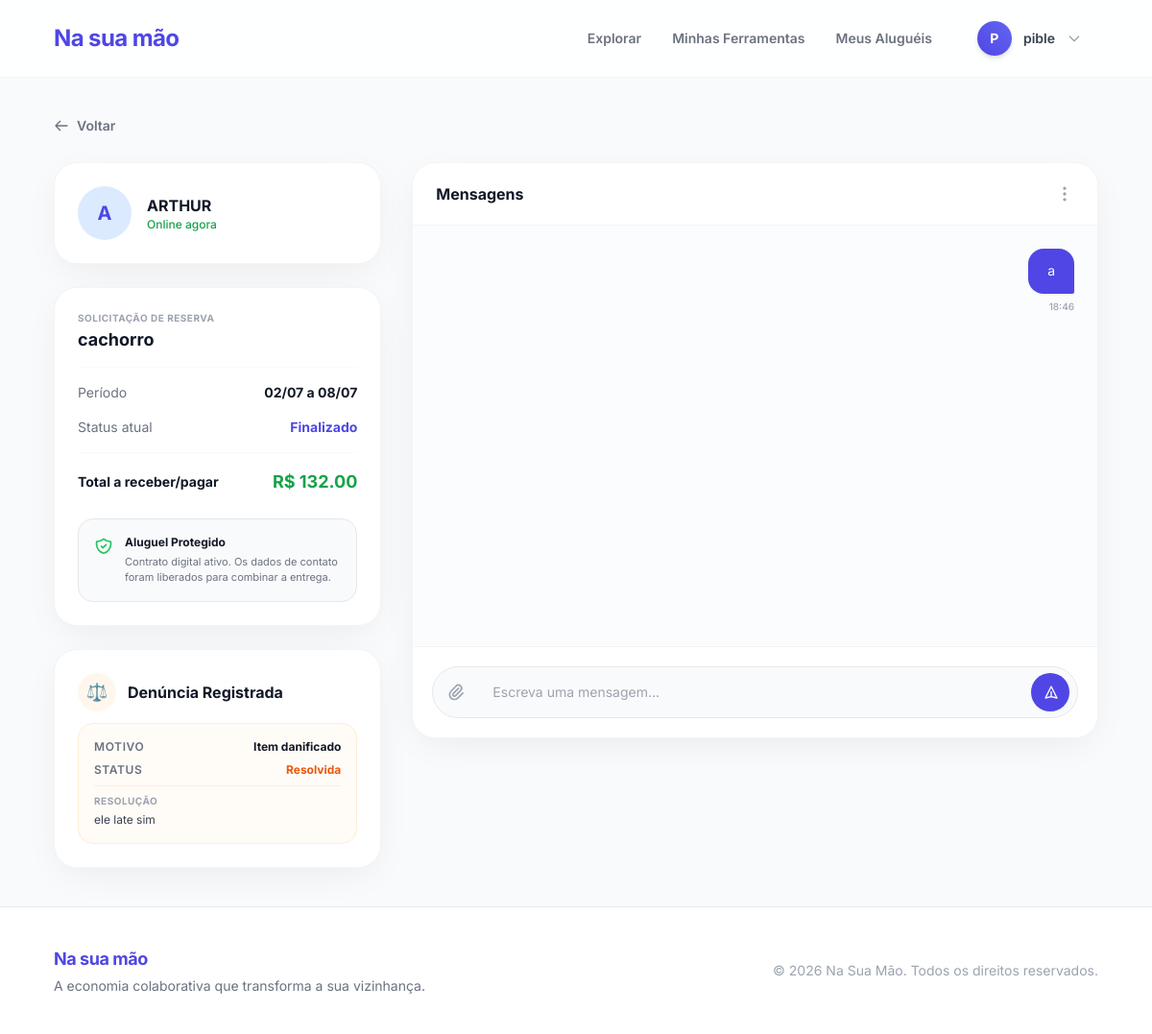
/reservas/1 (signed in), run on the app's committed database.
### models/models.py (models this page shows)
class Usuario(Base):
    __tablename__ = "usuarios"
    id_usuario = Column(Integer, primary_key=True, index=True)
    nome = Column(String(100), nullable=False)
    email = Column(String(100), unique=True, index=True, nullable=False)
    senha = Column(String(255), nullable=False)
    cpf = Column(String(14), unique=True, nullable=False)
    cep = Column(String(9), nullable=True)
    telefone = Column(String(15), nullable=True)
    reputacao_acumulada = Column(Numeric(3, 1), default=0.0)
    tipo_perfil = Column(SAEnum(TipoPerfil), default=TipoPerfil.AMBOS)
    data_cadastro = Column(DateTime(timezone=True), server_default=func.now())
    latitude = Column(Float, nullable=True)
    longitude = Column(Float, nullable=True)
    data_nascimento = Column(Date, nullable=False)
    bairro = Column(String(100), nullable=True)
    endereco = Column(String(255), nullable=True)
    foto = Column(String(255), nullable=True)
    total_alugueis = Column(Integer, default=0)
    status_conta = Column(String(20), default="ativo")
    is_admin = Column(Boolean, default=False)
    ferramentas = relationship("Ferramenta", back_populates="locador")
    reservas_como_locatario = relationship("Reserva", back_populates="locatario", foreign_keys="Reserva.id_locatario")

class Ferramenta(Base):
    __tablename__ = "ferramentas"
    id_ferramenta = Column(Integer, primary_key=True, index=True)
    id_locador = Column(Integer, ForeignKey("usuarios.id_usuario"), nullable=False)
    id_categoria = Column(Integer, ForeignKey("categorias.id_categoria"), nullable=False)
    titulo = Column(String(100), nullable=False)
    descricao = Column(Text, nullable=False)
    voltagem = Column(SAEnum(Voltagem), default=Voltagem.MANUAL)
    estado_conservacao = Column(SAEnum(EstadoConservacao), default=EstadoConservacao.BOM)
    preco_diaria = Column(Numeric(10, 2), nullable=False)
    status_ferramenta = Column(SAEnum(StatusFerramenta), default=StatusFerramenta.DISPONIVEL)
    foto1 = Column(String(255), nullable=True)
    foto2 = Column(String(255), nullable=True)
    foto3 = Column(String(255), nullable=True)
    foto4 = Column(String(255), nullable=True)
    foto5 = Column(String(255), nullable=True)
    locador = relationship("Usuario", back_populates="ferramentas")
    categoria = relationship("Categoria", back_populates="ferramentas")
    reservas = relationship("Reserva", back_populates="ferramenta")

class Reserva(Base):
    __tablename__ = "reservas"
    id_reserva = Column(Integer, primary_key=True, index=True)
    id_locatario = Column(Integer, ForeignKey("usuarios.id_usuario"), nullable=False)
    id_ferramenta = Column(Integer, ForeignKey("ferramentas.id_ferramenta"), nullable=False)
    data_prevista_inicio = Column(Date, nullable=False)
    data_prevista_fim = Column(Date, nullable=False)
    valor_total_calculado = Column(Numeric(10, 2), nullable=False)
    status_reserva = Column(SAEnum(StatusReserva), default=StatusReserva.AGUARDANDO)
    data_solicitacao = Column(DateTime(timezone=True), server_default=func.now())
    motivo_cancelamento = Column(Text, nullable=True)
    locatario = relationship("Usuario", back_populates="reservas_como_locatario")
    ferramenta = relationship("Ferramenta", back_populates="reservas")
    contrato = relationship("Contrato", back_populates="reserva", uselist=False)
    retirada = relationship("Retirada", back_populates="reserva", uselist=False)
    devolucao = relationship("Devolucao", back_populates="reserva", uselist=False)

class Denuncia(Base):
    __tablename__ = "denuncias"
    id_denuncia = Column(Integer, primary_key=True, index=True)
    id_reserva = Column(Integer, ForeignKey("reservas.id_reserva"), nullable=False)
    id_denunciante = Column(Integer, ForeignKey("usuarios.id_usuario"), nullable=False)
    motivo = Column(Text, nullable=False)
    descricao = Column(Text, nullable=False)
    foto_evidencia = Column(String(255), nullable=True)
    status_denuncia = Column(SAEnum(StatusDenuncia), default=StatusDenuncia.PENDENTE)
    resolucao = Column(Text, nullable=True)
    data_abertura = Column(DateTime(timezone=True), server_default=func.now())

class Mensagem(Base):
    __tablename__ = "mensagens"
    id_mensagem = Column(Integer, primary_key=True, index=True)
    id_reserva = Column(Integer, ForeignKey("reservas.id_reserva"), nullable=False)
    id_remetente = Column(Integer, ForeignKey("usuarios.id_usuario"), nullable=False)
    conteudo = Column(Text, nullable=False)
    data_envio = Column(DateTime(timezone=True), server_default=func.now())

### src/controllers/reserva_controller.py (the view)
@router.get("/reservas/{reserva_id}", response_class=HTMLResponse)
async def detalhe_reserva(request: Request, reserva_id: int, db: Session = Depends(get_db), usuario: Usuario = Depends(require_login)):
    reserva = db.query(Reserva).filter(Reserva.id_reserva == reserva_id).first()
    if not reserva:
        return RedirectResponse("/meus-alugueis", status_code=302)
    eh_locador = reserva.ferramenta.id_locador == usuario.id_usuario
    eh_locatario = reserva.id_locatario == usuario.id_usuario
    if not eh_locador and not eh_locatario:
        return RedirectResponse("/meus-alugueis", status_code=302)
    mensagens = db.query(Mensagem).filter(Mensagem.id_reserva == reserva_id).order_by(Mensagem.id_mensagem.asc()).all()
    avaliacao_usuario = db.query(Avaliacao).filter(
        Avaliacao.id_reserva == reserva_id, Avaliacao.id_avaliador == usuario.id_usuario
    ).first()
    denuncia = denuncia_repository.buscar_por_reserva(db, reserva_id)
    return templates.TemplateResponse("reserva_detalhe.html", {
        "request": request, "usuario": usuario, "reserva": reserva,
        "eh_locador": eh_locador, "eh_locatario": eh_locatario,
        "mensagens": mensagens, "avaliacao_usuario": avaliacao_usuario,
        "denuncia": denuncia, "StatusReserva": StatusReserva,
        "erro": None, "sucesso": None
    })

### templates/reserva_detalhe.html (shortened to what this page needs)
{% extends "base.html" %}
{% block content %}
<div class="mb-6">
  <a href="/meus-alugueis" class="inline-flex items-center gap-2 text-sm font-semibold text-gray-500 hover:text-primary-600 transition">
    <svg class="w-4 h-4" fill="none" stroke="currentColor" viewBox="0 0 24 24"><path stroke-linecap="round" stroke-linejoin="round" stroke-width="2" d="M10 19l-7-7m0 0l7-7m-7 7h18"></path></svg>
    Voltar
  </a>
</div>
<div class="grid grid-cols-1 lg:grid-cols-12 gap-8 items-start">
  <div class="lg:col-span-4 space-y-6">
    <div class="bg-white rounded-3xl shadow-soft border border-gray-100 p-6 flex items-center gap-4">
      {% set outra_parte = reserva.locatario if eh_locador else reserva.ferramenta.locador %}
      <div class="w-14 h-14 rounded-full bg-primary-100 text-primary-600 flex items-center justify-center text-xl font-bold flex-shrink-0">
        {{ outra_parte.nome[0].upper() }}
      </div>
      <div>
        <h3 class="font-bold text-gray-900">{{ outra_parte.nome.split()[0] }}</h3>
        <p class="text-xs text-green-600 font-medium">Online agora</p>
      </div>
    </div>
    <div class="bg-white rounded-3xl shadow-soft border border-gray-100 p-6">
      <div class="flex justify-between items-start mb-4 pb-4 border-b border-gray-50">
        <div>
          <p class="text-[10px] text-gray-400 font-bold uppercase tracking-wider mb-1">Solicitação de Reserva</p>
          <h2 class="text-lg font-bold text-gray-900 leading-tight">{{ reserva.ferramenta.titulo }}</h2>
        </div>
      </div>
      <div class="space-y-4 mb-6">
        <div class="flex justify-between items-center text-sm">
          <span class="text-gray-500">Período</span>
          <span class="font-bold text-gray-900">{{ reserva.data_prevista_inicio.strftime('%d/%m') }} a {{ reserva.data_prevista_fim.strftime('%d/%m') }}</span>
        </div>
        <div class="flex justify-between items-center text-sm">
          <span class="text-gray-500">Status atual</span>
          <span class="font-bold text-primary-600">{{ reserva.status_reserva.value }}</span>
        </div>
        <div class="flex justify-between items-center text-sm pt-4 border-t border-gray-50">
          <span class="text-gray-900 font-bold">Total a receber/pagar</span>
          <span class="font-bold text-green-600 text-lg">R$ {{ "%.2f"|format(reserva.valor_total_calculado) }}</span>
        </div>
      </div>
      {% if reserva.contrato %}
      <div class="mt-6 bg-gray-50 rounded-2xl p-4 border border-gray-200 flex gap-3 items-start">
        <div>
          <p class="text-xs font-bold text-gray-900 mb-1">Aluguel Protegido</p>
          <p class="text-[11px] text-gray-500">Contrato digital ativo. Os dados de contato foram liberados para combinar a entrega.</p>
        </div>
      </div>
      {% endif %}
    </div>
    <div class="bg-white rounded-3xl shadow-soft border border-gray-100 p-6">
      {% if denuncia %}
        <div class="flex items-center gap-3 mb-3">
          <div class="w-10 h-10 bg-orange-50 text-orange-600 rounded-full flex items-center justify-center text-lg">⚖️</div>
          <h3 class="font-bold text-gray-900">Denúncia Registrada</h3>
        </div>
        <div class="bg-orange-50/50 border border-orange-100 rounded-2xl p-4 space-y-2">
          <div class="flex justify-between items-center text-xs">
            <span class="text-gray-500 font-semibold uppercase tracking-wider">Motivo</span>
            <span class="font-bold text-gray-900">{{ denuncia.motivo }}</span>
          </div>
          <div class="flex justify-between items-center text-xs">
            <span class="text-gray-500 font-semibold uppercase tracking-wider">Status</span>
            <span class="font-bold text-orange-600">{{ denuncia.status_denuncia.value }}</span>
          </div>
          {% if denuncia.resolucao %}
          <div class="pt-2 mt-2 border-t border-orange-100">
            <p class="text-[10px] text-gray-400 font-bold uppercase tracking-wider mb-1">Resolução</p>
            <p class="text-xs text-gray-700">{{ denuncia.resolucao }}</p>
          </div>
          {% endif %}
        </div>
      {% endif %}
    </div>
  </div>
  <div class="lg:col-span-8">
    <div class="bg-white rounded-3xl shadow-soft border border-gray-100 flex flex-col h-[600px] overflow-hidden relative">
      <div class="absolute inset-0 bg-[#f8fafc] opacity-50 pointer-events-none z-0"></div>
      <div class="px-6 py-5 border-b border-gray-100 bg-white z-10 flex items-center justify-between">
        <h3 class="font-bold text-gray-900">Mensagens</h3>
        <svg class="w-5 h-5 text-gray-400" fill="none" stroke="currentColor" viewBox="0 0 24 24"><path stroke-linecap="round" stroke-linejoin="round" stroke-width="2" d="M12 5v.01M12 12v.01M12 19v.01M12 6a1 1 0 110-2 1 1 0 010 2zm0 7a1 1 0 110-2 1 1 0 010 2zm0 7a1 1 0 110-2 1 1 0 010 2z"></path></svg>
      </div>
      <div class="flex-grow p-6 overflow-y-auto space-y-4 z-10" id="chat-area">
        {% if mensagens %}
          {% for msg in mensagens %}
            <div class="flex flex-col {% if msg.id_remetente == usuario.id_usuario %}items-end{% else %}items-start{% endif %}">
              <div class="max-w-[75%] px-5 py-3 rounded-2xl text-sm leading-relaxed shadow-sm
                {% if msg.id_remetente == usuario.id_usuario %}
                  bg-primary-600 text-white rounded-br-sm
                {% else %}
                  bg-white border border-gray-100 text-gray-800 rounded-bl-sm
                {% endif %}">
                {{ msg.conteudo }}
              </div>
              <p class="text-[10px] text-gray-400 mt-1.5 font-medium">{{ msg.data_envio.strftime('%H:%M') }}</p>
            </div>
          {% endfor %}
        {% endif %}
      </div>
      <div class="p-5 bg-white border-t border-gray-100 z-10">
        <form method="POST" action="/reservas/{{ reserva.id_reserva }}/mensagem" class="flex items-center gap-3 bg-gray-50 rounded-full p-1.5 pr-2 border border-gray-200">
          <button type="button" class="p-2 text-gray-400 hover:text-gray-600 transition-colors">
            <svg class="w-5 h-5" fill="none" stroke="currentColor" viewBox="0 0 24 24"><path stroke-linecap="round" stroke-linejoin="round" stroke-width="2" d="M15.172 7l-6.586 6.586a2 2 0 102.828 2.828l6.414-6.586a4 4 0 00-5.656-5.656l-6.415 6.585a6 6 0 108.486 8.486L20.5 13"></path></svg>
          </button>
          <input type="text" name="conteudo" required placeholder="Escreva uma mensagem..."
                 class="flex-1 bg-transparent border-none text-sm focus:outline-none focus:ring-0 text-gray-800 px-2 placeholder-gray-400">
          <button type="submit" class="bg-primary-600 hover:bg-primary-700 text-white w-10 h-10 rounded-full flex items-center justify-center transition-colors shadow-sm focus:outline-none">
            <svg class="w-4 h-4 ml-0.5" fill="none" stroke="currentColor" viewBox="0 0 24 24"><path stroke-linecap="round" stroke-linejoin="round" stroke-width="2" d="M12 19l9 2-9-18-9 18 9-2zm0 0v-8"></path></svg>
          </button>
        </form>
      </div>
    </div>
  </div>
</div>
{% endblock %}

### templates/base.html (shortened to what this page needs)
<!DOCTYPE html>
<html lang="pt-PT">
<head>
  <script src="https://cdn.tailwindcss.com"></script>
</head>
<body class="bg-[#f8fafc] flex flex-col min-h-screen font-sans text-gray-800 antialiased selection:bg-primary-100 selection:text-primary-700">
<nav class="bg-white/85 backdrop-blur-md border-b border-gray-100 sticky top-0 z-50 transition-all duration-300">
  <div class="max-w-6xl mx-auto px-4 sm:px-6 lg:px-8">
    <div class="flex justify-between items-center h-20">
      <a href="/" class="flex items-center gap-2 text-2xl font-bold text-primary-600 hover:text-primary-700 transition tracking-tight">
        Na sua mão
      </a>
      <div class="hidden md:flex items-center gap-8">
        <a href="/" class="text-sm font-semibold text-gray-500 hover:text-primary-600 transition-colors">Explorar</a>
        {% if usuario %}
          <a href="/minhas-ferramentas" class="text-sm font-semibold text-gray-500 hover:text-primary-600 transition-colors">Minhas Ferramentas</a>
          <a href="/meus-alugueis" class="text-sm font-semibold text-gray-500 hover:text-primary-600 transition-colors">Meus Aluguéis</a>
          <div class="relative group ml-2">
            <button class="flex items-center gap-3 hover:bg-gray-50 p-1.5 pr-4 rounded-full border border-transparent hover:border-gray-200 transition-all cursor-pointer">
              <div class="w-9 h-9 rounded-full bg-gradient-to-tr from-primary-600 to-primary-500 text-white flex items-center justify-center font-bold text-sm shadow-md">
                {{ usuario.nome[0].upper() }}
              </div>
              <span class="text-sm font-semibold text-gray-700">{{ usuario.nome.split()[0] }}</span>
              <svg class="w-4 h-4 text-gray-400" fill="none" stroke="currentColor" viewBox="0 0 24 24"><path stroke-linecap="round" stroke-linejoin="round" stroke-width="2" d="M19 9l-7 7-7-7"></path></svg>
            </button>
          </div>
        {% endif %}
      </div>
    </div>
  </div>
</nav>
<main class="flex-grow max-w-6xl mx-auto w-full px-4 sm:px-6 lg:px-8 py-10">
  {% block content %}{% endblock %}
</main>
<footer class="bg-white border-t border-gray-200 mt-auto py-10">
  <div class="max-w-6xl mx-auto px-4 sm:px-6 lg:px-8 flex flex-col md:flex-row justify-between items-center gap-6">
    <div class="text-center md:text-left">
      <p class="font-bold text-lg text-primary-600 mb-1 tracking-tight">Na sua mão</p>
      <p class="text-gray-500 text-sm">A economia colaborativa que transforma a sua vizinhança.</p>
    </div>
    <div class="text-gray-400 text-sm text-center md:text-right">
      <p>© 2026 Na Sua Mão. Todos os direitos reservados.</p>
    </div>
  </div>
</footer>
</body>
</html>

### data on the page
Usuario: nome "P", nome "pible"
Usuario: nome "A", nome "ARTHUR"
Ferramenta: ferramenta.titulo "cachorro"
Reserva: data_prevista_inicio "02/07", data_prevista_fim "08/07", status_reserva.value "Finalizado", valor_total_calculado "132.00"
Denuncia: motivo "Item danificado", status_denuncia.value "Resolvida", resolucao "ele late sim"
Mensagem: conteudo "a", data_envio "18:46"
